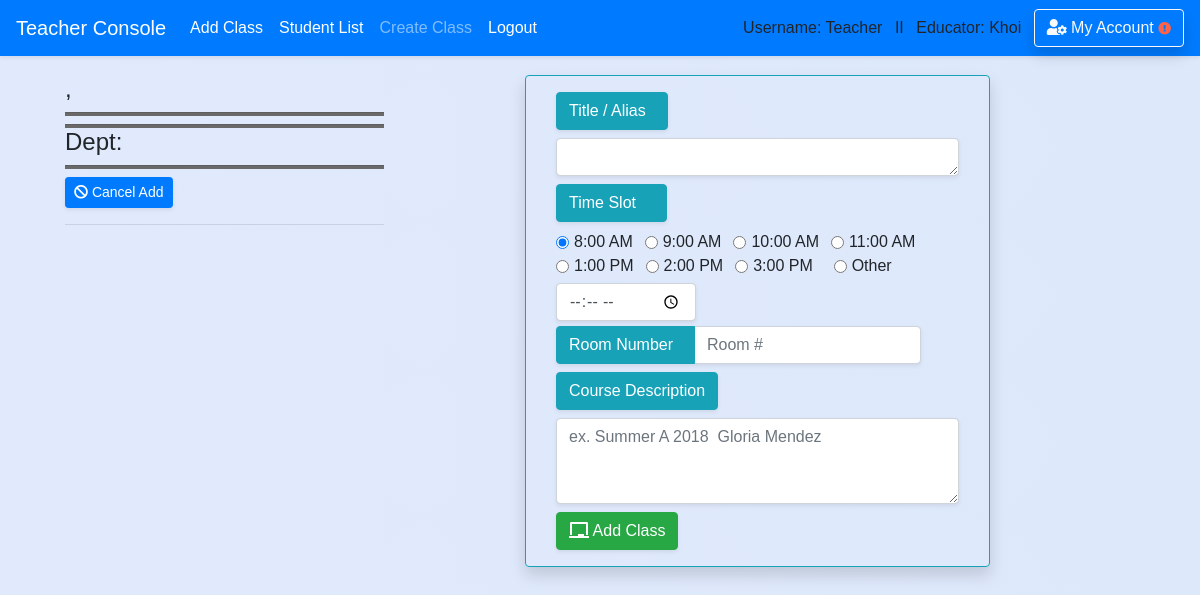
The app's page /teacher/classroom/add_classroom/7 (signed in), older data.
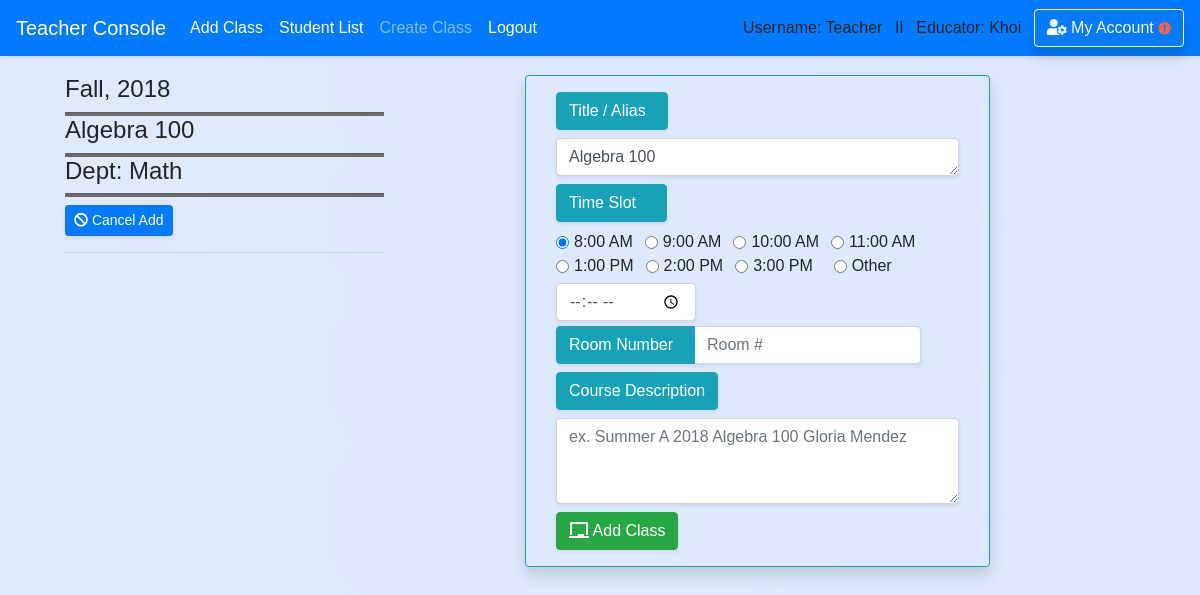
The same page, newer data.
### school_app/models.py (models this page shows, shortened)
class Course(models.Model):
    course_number = models.CharField(max_length=20,default='12345678')
    abbreviated_title = models.CharField(max_length=150,default='')
    course_title = models.CharField(max_length=250,default='') #,unique=True)
    maximum_credit = models.CharField(max_length=10,default='')
    semester = models.CharField(max_length=50,default='')
    year = models.CharField(max_length=4,default='')
    teacher_name = models.CharField(max_length=50,default='')
    description = models.CharField(max_length=450,default='')
    is_archive = models.BooleanField(default=False)
    department = models.ForeignKey('Department',blank=True, null=True, on_delete = models.SET_NULL, related_name='belong_in_department')
    teacher = models.ForeignKey('Teacher',blank=True, null=True, on_delete = models.SET_NULL, related_name='course_by_teacher')
    create_date = models.DateField(auto_now_add=True , blank=True,null=True,)

class Department(models.Model):
    description = models.CharField(max_length=450,default='Department Description')
    name = models.CharField(max_length=75,default='', unique=True)
    teacher = models.ManyToManyField(Teacher,blank=True)
    student = models.ManyToManyField(Student,blank=True)

### school_app/views_logged.py (the view, shortened to what this page needs)
# urls.py: path('teacher/classroom/add_classroom', views_logged.add_classroom, name='add_classroom'),
def add_classroom(request,course_id=None):
    if is_login(request) == False:
        return redirect('/login')
    if is_login(request) == True:
        if request.user.profile.is_teacher == False:
            messages.warning(request, "You don't have Instructor's Privilege!")
            return redirect('/')
        course = Course.objects.filter(id=course_id).first()
        return render(request,'teacher/classroom/add_classroom.html',
        {'course':course})

### school_app/views_functions.py (called while the page is built)
def is_login(request):
    if not request.user.is_authenticated:
        messages.warning(request, "Please Login or Create an Account.")
        return False
    return True

### school_app/templates/teacher/classroom/add_classroom.html (shortened to what the changed rows need)
{% extends 'base.html' %}
{% block content %}
<div class='content'>
  <div class="container-fuild form-row pb-4" style='width:100%'>
    <div class="col-md-5">
        <div class='col-md-9'>
          <h4>{{ course.semester }}, {{ course.year }}</h4>
          <hr class='hr-line'/>
          <h4>{{ course.course_title }}</h4>
          <hr class='hr-line'/>
          <h4>Dept: {{ course.department.name }}</h4>
          <hr class='hr-line'/>
          <a class="btn btn-sm btn-primary shadow-sm mt-2" href='{% url "classroom_view" course_id=course.id %}'><i class="fas fa-ban"></i> Cancel Add </a>
          <hr style="text-align:left;margin-left:0;height:0px;padding: 0px"/>
        </div>
    </div>
    <div class='col-md-5'>
    <div class='form border border-info rounded pb-3 shadow'>
      <form action="/teacher/classroom/add_classroom", method="post", id=''> {% csrf_token %}
        <div class="input-group mt-3" >
        <div>
          <div class="input-group-prepend">
            <label class="btn btn-info shadow-sm arrow" style='cursor:default' for='' >Title / Alias &nbsp</label>
          </div>
            <textarea class="form-control shadow-sm" name='course_title' id="" rows="1" cols='39'
            maxlength='100'placeholder="" data-toggle="popover" title="" data-content="For your reference only"required>{{course.course_title}}</textarea>
          <label class="btn btn-info mt-2 shadow-sm arrow" >Time Slot &nbsp&nbsp&nbsp</label>
        </div>
          <br>
          <br><br>
        <div>
          <label class="btn btn-info shadow-sm arrow" for='description' >Course Description</label>
          <textarea class="form-control shadow-sm" name='description' id="" rows="3" cols='39' placeholder="ex. Summer A 2018 {{course.course_title}} Gloria Mendez"
          maxlength='200' data-toggle="popover" title="" data-content="Briefly describe your Course"required></textarea>
          <button class="btn btn-md btn-success text-center mt-2 shadow-sm"><i class="fas fa-chalkboard"></i> Add Class</button>
        </div>
      </div>
    </form>
    </div>
  </div>
</div>
{% endblock %}

Row changes from the older to the newer data that the page shows:
added Course: semester "Fall", year "2018", course_title "Algebra 100", department.name "Math", description "ex. Summer A 2018 Algebra 100 Gloria Mendez"
Text that changed along with them:
form field description: "ex. Summer A 2018 Gloria Mendez" → (not shown)
